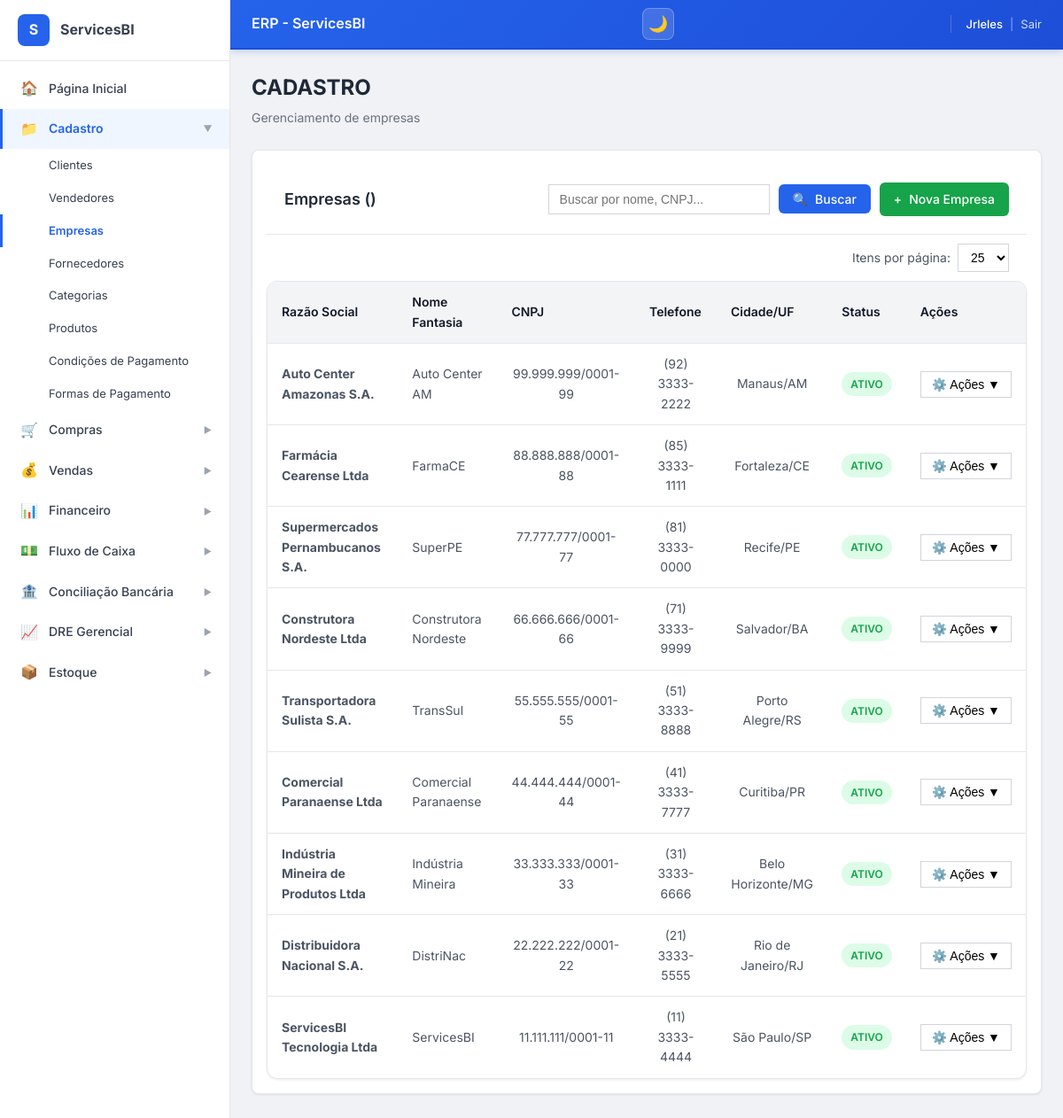
Page /cadastro/empresas/ (signed in) on the committed database.
### ERP_ServicesBI/models.py (models this page shows, shortened)
class Empresa(models.Model):
    nome_fantasia = models.CharField(max_length=100)
    razao_social = models.CharField(max_length=100)
    cnpj = models.CharField(max_length=20, unique=True)
    inscricao_estadual = models.CharField(max_length=20, blank=True, null=True)
    inscricao_municipal = models.CharField(max_length=20, blank=True, null=True)
    telefone = models.CharField(max_length=20, blank=True, null=True)
    email = models.EmailField(blank=True, null=True)
    cep = models.CharField(max_length=10, blank=True, null=True)
    endereco = models.CharField(max_length=255, blank=True, null=True)
    numero = models.CharField(max_length=10, blank=True, null=True)
    bairro = models.CharField(max_length=100, blank=True, null=True)
    cidade = models.CharField(max_length=100, blank=True, null=True)
    estado = models.CharField(max_length=2, blank=True, null=True)
    ativo = models.BooleanField(default=True)
    class Meta:
        verbose_name = 'Empresa'
        verbose_name_plural = 'Empresas'
        ordering = ['nome_fantasia']

### ERP_ServicesBI/views.py (the view)
# urls.py: path('cadastro/empresas/', views.empresa_list, name='empresa_list'),
@login_required
def empresa_list(request):
    empresas = Empresa.objects.all().order_by('-id')
    context = {'empresas': empresas}
    return render(request, 'cadastro/empresa_list.html', context)

### ERP_ServicesBI/templatetags/custom_filters.py (called while the page is built)
@register.filter(name='format_telefone')
def format_telefone(value):
    if not value:
        return '-'
    value = ''.join(filter(str.isdigit, str(value)))
    if len(value) == 10:
        return f'({value[:2]}) {value[2:6]}-{value[6:]}'
    elif len(value) == 11:
        return f'({value[:2]}) {value[2:7]}-{value[7:]}'
    else:
        return value if value else '-'

@register.filter(name='format_cpf_cnpj')
def format_cpf_cnpj(value):
    if not value:
        return '-'
    value = ''.join(filter(str.isdigit, str(value)))
    if len(value) == 11:
        return f'{value[:3]}.{value[3:6]}.{value[6:9]}-{value[9:]}'
    elif len(value) == 14:
        return f'{value[:2]}.{value[2:5]}.{value[5:8]}/{value[8:12]}-{value[12:]}'
    else:
        return value

### ERP_ServicesBI/templates/cadastro/empresa_list.html (shortened to what this page needs)
{% extends 'base.html' %}
{% load custom_filters %}
{% block content %}
<div class="erp-page-header">
    <h2 class="erp-page-header__title">CADASTRO</h2>
    <p class="erp-page-header__subtitle">Gerenciamento de empresas</p>
</div>
<div class="erp-card erp-mb-4">
    <div class="erp-filters">
        <h3 class="erp-filters__title">Empresas ({{ total }})</h3>
        <form method="get" class="erp-filters__form" id="filterForm">
            <input type="text" name="search" class="erp-filters__input"
                   placeholder="Buscar por nome, CNPJ..." value="{{ search|default:'' }}">
            <button type="submit" class="erp-btn erp-btn--primary">
                <span>🔍</span> Buscar
            </button>
            <a href="{% url 'ERP_ServicesBI:empresa_add' %}" class="erp-btn erp-btn--success">
                <span>+</span> Nova Empresa
            </a>
        </form>
    </div>
    <div class="erp-per-page">
        <form method="get" class="erp-per-page__form">
            <label for="perPageSelectTop">Itens por página:</label>
            <select name="per_page" id="perPageSelectTop" class="erp-per-page__select" onchange="this.form.submit()">
                <option value="25" {% if per_page == 25 %}selected{% endif %}>25</option>
            </select>
        </form>
    </div>
    <div class="erp-table-container">
        <table class="erp-table">
            <thead>
                <tr>
                    <th class="erp-text-left">Razão Social</th>
                    <th class="erp-text-left">Nome Fantasia</th>
                    <th class="erp-text-center">CNPJ</th>
                    <th class="erp-text-center">Telefone</th>
                    <th class="erp-text-center">Cidade/UF</th>
                    <th class="erp-text-center">Status</th>
                    <th class="erp-text-center">Ações</th>
                </tr>
            </thead>
            <tbody>
                {% for empresa in empresas %}
                <tr>
                    <td class="erp-text-left"><strong>{{ empresa.razao_social }}</strong></td>
                    <td class="erp-text-left">{{ empresa.nome_fantasia|default:"-" }}</td>
                    <td class="erp-text-center">{{ empresa.cnpj|format_cpf_cnpj }}</td>
                    <td class="erp-text-center">{{ empresa.telefone|format_telefone }}</td>
                    <td class="erp-text-center">{{ empresa.cidade|default:"-" }}/{{ empresa.estado|default:"-" }}</td>
                    <td class="erp-text-center">
                        <span class="erp-status erp-status--{% if empresa.ativo %}ativo{% else %}inativo{% endif %}">
                            {% if empresa.ativo %}Ativo{% else %}Inativo{% endif %}
                        </span>
                    </td>
                    <td class="erp-text-center">
                        <div class="erp-actions">
                            <button class="erp-actions__btn" type="button">
                                ⚙️ Ações ▼
                            </button>
                        </div>
                    </td>
                </tr>
                {% endfor %}
            </tbody>
        </table>
    </div>
</div>
{% endblock %}

### ERP_ServicesBI/templates/components/_header.html (shortened to what this page needs)
<header class="erp-header">
    <div class="erp-flex erp-items-center erp-gap-2">
        <h1 class="erp-header__title">
            {% block header_title %}ERP - ServicesBI{% endblock %}
        </h1>
    </div>
    <div class="erp-header__controls">
        <button class="erp-header__theme-btn"
                onclick="toggleTheme()"
                title="Alternar tema (dark/light)"
                id="themeToggleBtn">
            <span id="themeIcon">🌙</span>
        </button>
    </div>
    <div class="erp-header__user">
        <span class="erp-header__user-name">
            {{ request.user.first_name|default:request.user.username }}
        </span>
        <span style="opacity:0.5">|</span>
        <a href="{% url 'ERP_ServicesBI:logout' %}" class="erp-header__logout">Sair</a>
    </div>
</header>

### ERP_ServicesBI/templates/cadastro/empresa_list.html (style rules this page uses)
.erp-page-header { margin-bottom: 24px; }
.erp-page-header__title { margin: 0; font-size: 24px; font-weight: 700; color: var(--gray-800); }
.erp-page-header__subtitle { margin: 4px 0 0 0; color: var(--gray-500); font-size: 14px; }
.erp-filters { display: flex; justify-content: space-between; align-items: center; padding: 20px; border-bottom: 1px solid var(--gray-200); flex-wrap: wrap; gap: 15px; }
.erp-filters__title { margin: 0; font-size: 18px; font-weight: 600; color: var(--gray-800); }
.erp-filters__form { display: flex; gap: 10px; align-items: center; flex-wrap: wrap; }
.erp-filters__input { padding: 8px 12px; border: 1px solid var(--gray-300); border-radius: var(--radius); font-size: 14px; min-width: 250px; transition: all var(--transition-fast); }
.erp-status { display: inline-flex; align-items: center; padding: 4px 10px; border-radius: var(--radius-full); font-size: 12px; font-weight: 600; text-transform: uppercase; }
.erp-status--ativo { background: var(--success-100); color: var(--success-600); }
.erp-actions { position: relative; display: inline-block; }
.erp-actions__btn { padding: 6px 12px; background: white; border: 1px solid var(--gray-300); border-radius: var(--radius); cursor: pointer; font-size: 14px; display: flex; align-items: center; gap: 4px; white-space: nowrap; }
.erp-per-page { display: flex; justify-content: flex-end; padding: 10px 20px; }
.erp-per-page__form { display: flex; align-items: center; gap: 8px; font-size: 14px; color: var(--gray-600); }
.erp-per-page__select { padding: 6px 10px; border: 1px solid var(--gray-300); border-radius: var(--radius); font-size: 14px; background: white; cursor: pointer; }

### rows in the picture
Empresa: razao_social "Auto Center Amazonas S.A.", nome_fantasia "Auto Center AM", cnpj "99.999.999/0001-99", telefone "(92) 3333-2222", cidade "Manaus", estado "AM", ativo "ATIVO"
Empresa: razao_social "Farmácia Cearense Ltda", nome_fantasia "FarmaCE", cnpj "88.888.888/0001-88", telefone "(85) 3333-1111", cidade "Fortaleza", estado "CE", ativo "ATIVO"
Empresa: razao_social "Supermercados Pernambucanos S.A.", nome_fantasia "SuperPE", cnpj "77.777.777/0001-77", telefone "(81) 3333-0000", cidade "Recife", estado "PE", ativo "ATIVO"
Empresa: razao_social "Construtora Nordeste Ltda", nome_fantasia "Construtora Nordeste", cnpj "66.666.666/0001-66", telefone "(71) 3333-9999", cidade "Salvador", estado "BA", ativo "ATIVO"
Empresa: razao_social "Transportadora Sulista S.A.", nome_fantasia "TransSul", cnpj "55.555.555/0001-55", telefone "(51) 3333-8888", cidade "Porto Alegre", estado "RS", ativo "ATIVO"
Empresa: razao_social "Comercial Paranaense Ltda", nome_fantasia "Comercial Paranaense", cnpj "44.444.444/0001-44", telefone "(41) 3333-7777", cidade "Curitiba", estado "PR", ativo "ATIVO"
Empresa: razao_social "Indústria Mineira de Produtos Ltda", nome_fantasia "Indústria Mineira", cnpj "33.333.333/0001-33", telefone "(31) 3333-6666", cidade "Belo Horizonte", estado "MG", ativo "ATIVO"
Empresa: razao_social "Distribuidora Nacional S.A.", nome_fantasia "DistriNac", cnpj "22.222.222/0001-22", telefone "(21) 3333-5555", cidade "Rio de Janeiro", estado "RJ", ativo "ATIVO"
Empresa: razao_social "ServicesBI Tecnologia Ltda", nome_fantasia "ServicesBI", cnpj "11.111.111/0001-11", telefone "(11) 3333-4444", cidade "São Paulo", estado "SP", ativo "ATIVO"

### other values in the picture
{{ request.user.first_name|default:request.user.username }} "Jrleles"
